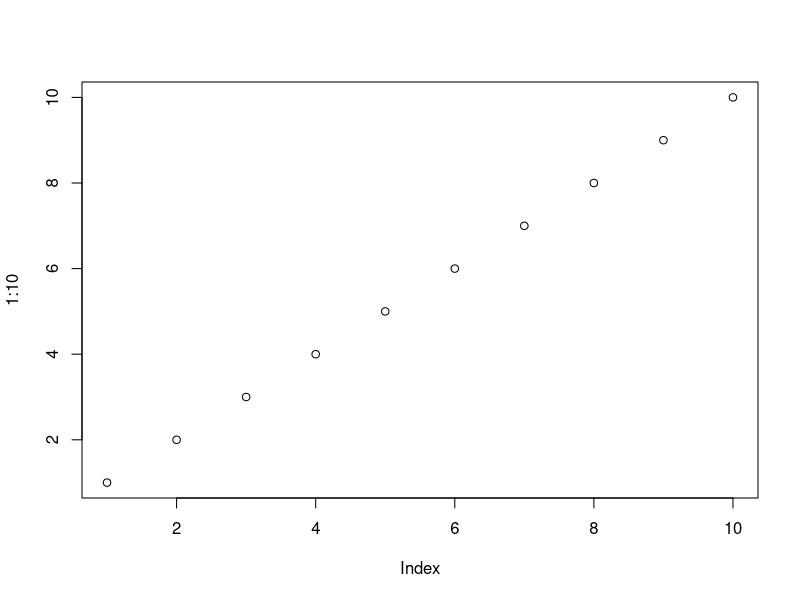
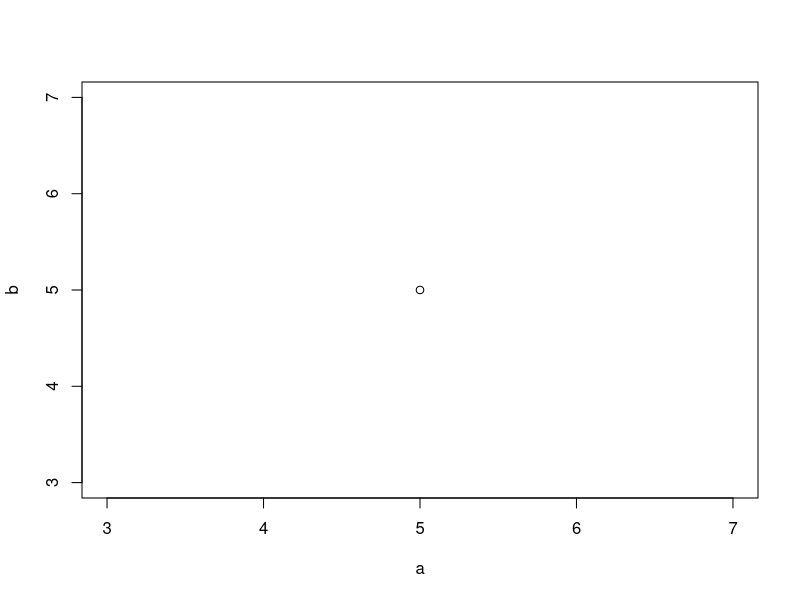

Write the R code that produced these figures, in order.
## ---- chunk 1
knitr::opts_chunk$set(echo = TRUE)
## ---- chunk 2
#knitr::include_graphics("images/cover.png")
## ---- chunk 3
plot(1:10) # 이곳에 코드 작업을 하시면 됩니다. 
## ---- chunk 4
a <- 5
b <- 5

plot(a,b)
## ---- chunk 5
# install.packages("flexdashboard")
